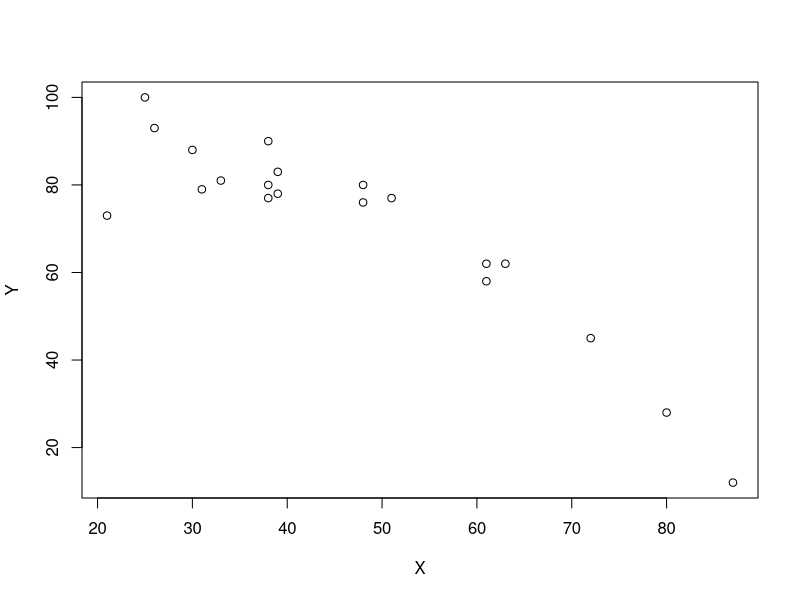
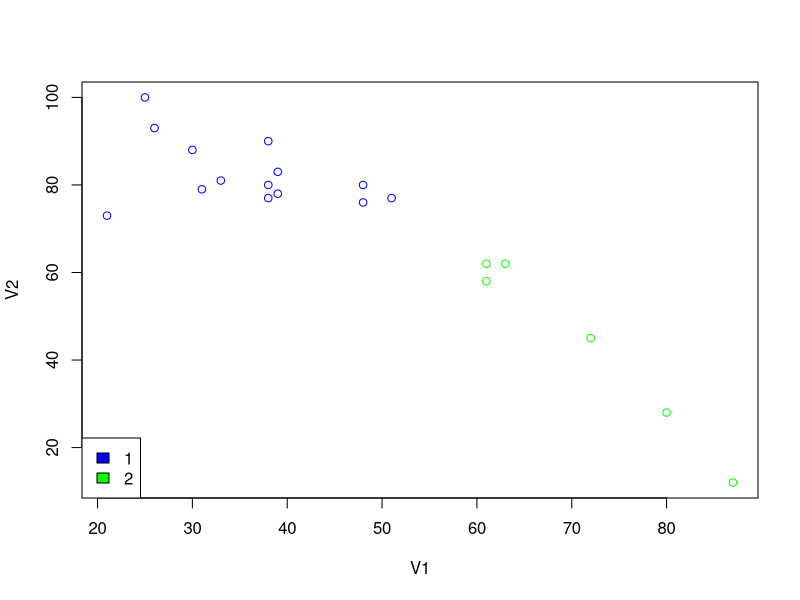
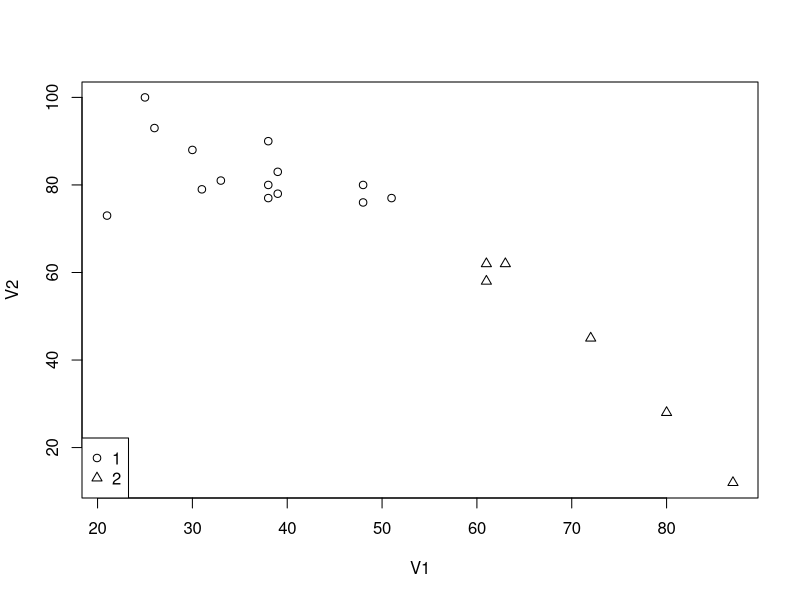
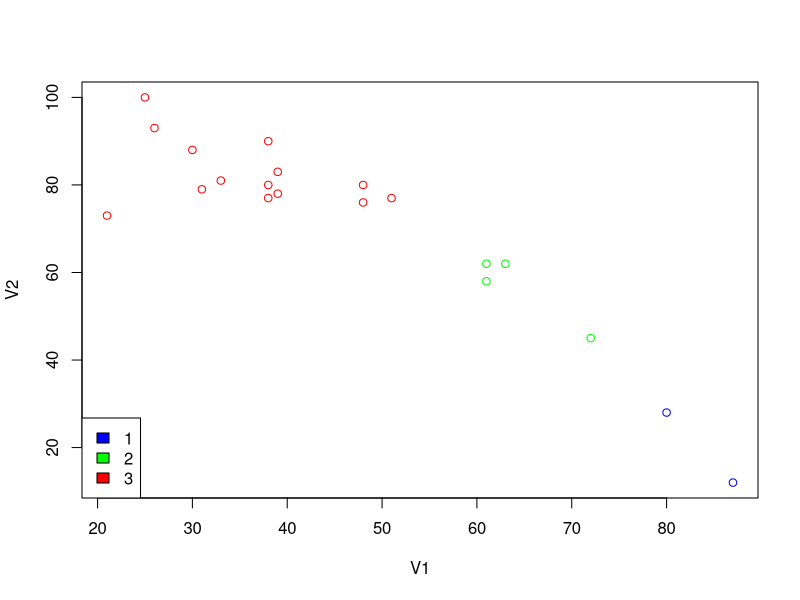
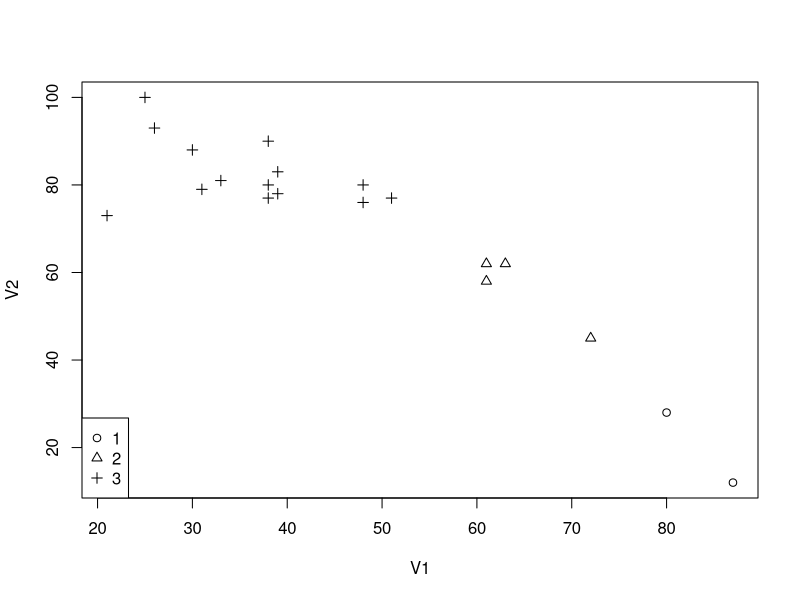

The R source for these figures, in order:
dat=read.table("data.txt")
plot(dat,type="p", main="", xlab="X", ylab="Y")
cl<-kmeans(dat,2)
table(cl$cluster)
cl$centers
plot(dat,col = ifelse(cl$cluster==1,"blue","green"))
legend("bottomleft",legend=c("1","2"),fill=c("blue","green"))
plot(dat,pch=ifelse(cl$cluster==1,1,2))
legend("bottomleft",legend=c("1","2"),pch=c(1,2))
cl1<-kmeans(dat,3)
table(cl1$cluster)
cl1$centers
plot(dat,col=ifelse(cl1$cluster==1,"blue", ifelse(cl1$cluster==2, "green", "red")))
legend("bottomleft",legend=c("1", "2", "3"),fill=c("blue","green", "red"))
plot(dat,pch=ifelse(cl1$cluster==1,1, ifelse(cl1$cluster==2, 2, 3)))
legend("bottomleft",legend=c("1", "2", "3"), pch=c(1,2,3))